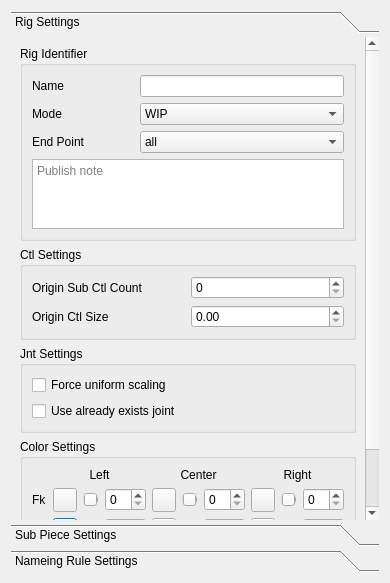
<?xml version="1.0" encoding="UTF-8"?>
<ui version="4.0">
 <class>Dialog</class>
 <widget class="QDialog" name="Dialog">
  <property name="geometry">
   <rect>
    <x>0</x>
    <y>0</y>
    <width>390</width>
    <height>583</height>
   </rect>
  </property>
  <property name="windowTitle">
   <string>Dialog</string>
  </property>
  <layout class="QVBoxLayout" name="verticalLayout_3">
   <item>
    <widget class="QToolBox" name="toolBox">
     <property name="styleSheet">
      <string notr="true">QToolBox::tab {
	border-radius: 1px;
	color: dark;
}

QToolBox::tab:selected {
    color: white;
}

QToolBox QScrollArea&gt;QWidget&gt;QWidget
{
	background: rgb(80, 80, 80);
}</string>
     </property>
     <property name="frameShadow">
      <enum>QFrame::Raised</enum>
     </property>
     <property name="currentIndex">
      <number>0</number>
     </property>
     <property name="tabSpacing">
      <number>4</number>
     </property>
     <widget class="QWidget" name="rig_page">
      <property name="geometry">
       <rect>
        <x>0</x>
        <y>0</y>
        <width>372</width>
        <height>493</height>
       </rect>
      </property>
      <attribute name="label">
       <string>Rig Settings</string>
      </attribute>
      <layout class="QVBoxLayout" name="verticalLayout">
       <item>
        <widget class="QGroupBox" name="groupBox">
         <property name="title">
          <string>Rig Identifier</string>
         </property>
         <layout class="QGridLayout" name="gridLayout_3">
          <item row="2" column="1" colspan="2">
           <widget class="QComboBox" name="end_point_comboBox">
            <item>
             <property name="text">
              <string>all</string>
             </property>
            </item>
            <item>
             <property name="text">
              <string>objects</string>
             </property>
            </item>
            <item>
             <property name="text">
              <string>attributes</string>
             </property>
            </item>
            <item>
             <property name="text">
              <string>operators</string>
             </property>
            </item>
            <item>
             <property name="text">
              <string>connections</string>
             </property>
            </item>
            <item>
             <property name="text">
              <string>cleanup</string>
             </property>
            </item>
           </widget>
          </item>
          <item row="1" column="0">
           <widget class="QLabel" name="label_2">
            <property name="text">
             <string>Mode</string>
            </property>
           </widget>
          </item>
          <item row="1" column="1" colspan="2">
           <widget class="QComboBox" name="mode_comboBox">
            <property name="currentIndex">
             <number>1</number>
            </property>
            <item>
             <property name="text">
              <string>DEBUG</string>
             </property>
            </item>
            <item>
             <property name="text">
              <string>WIP</string>
             </property>
            </item>
            <item>
             <property name="text">
              <string>PUB</string>
             </property>
            </item>
           </widget>
          </item>
          <item row="2" column="0">
           <widget class="QLabel" name="label_12">
            <property name="text">
             <string>End Point</string>
            </property>
           </widget>
          </item>
          <item row="0" column="1" colspan="2">
           <widget class="QLineEdit" name="rig_name_lineEdit"/>
          </item>
          <item row="0" column="0">
           <widget class="QLabel" name="label">
            <property name="text">
             <string>Name</string>
            </property>
           </widget>
          </item>
          <item row="3" column="0" colspan="3">
           <widget class="QTextEdit" name="notes_textEdit">
            <property name="placeholderText">
             <string>Publish note</string>
            </property>
           </widget>
          </item>
         </layout>
        </widget>
       </item>
       <item>
        <widget class="QGroupBox" name="groupBox_4">
         <property name="title">
          <string>Ctl Settings</string>
         </property>
         <layout class="QGridLayout" name="gridLayout_5">
          <item row="1" column="0">
           <widget class="QLabel" name="label_11">
            <property name="text">
             <string>Origin Ctl Size</string>
            </property>
           </widget>
          </item>
          <item row="1" column="1">
           <widget class="QDoubleSpinBox" name="origin_ctl_size_doubleSpinBox">
            <property name="minimum">
             <double>0.000000000000000</double>
            </property>
            <property name="maximum">
             <double>100.000000000000000</double>
            </property>
            <property name="singleStep">
             <double>0.200000000000000</double>
            </property>
           </widget>
          </item>
          <item row="0" column="0">
           <widget class="QLabel" name="label_10">
            <property name="text">
             <string>Origin Sub Ctl Count</string>
            </property>
           </widget>
          </item>
          <item row="0" column="1">
           <widget class="QSpinBox" name="origin_sub_ctl_count_spinBox"/>
          </item>
         </layout>
        </widget>
       </item>
       <item>
        <widget class="QGroupBox" name="groupBox_5">
         <property name="title">
          <string>Jnt Settings</string>
         </property>
         <layout class="QVBoxLayout" name="verticalLayout_2">
          <item>
           <widget class="QCheckBox" name="force_uniform_scale_checkBox">
            <property name="text">
             <string>Force uniform scaling</string>
            </property>
           </widget>
          </item>
          <item>
           <widget class="QCheckBox" name="connect_jnt_checkBox">
            <property name="text">
             <string>Use already exists joint</string>
            </property>
           </widget>
          </item>
         </layout>
        </widget>
       </item>
       <item>
        <widget class="QGroupBox" name="groupBox_3">
         <property name="title">
          <string>Color Settings</string>
         </property>
         <layout class="QGridLayout" name="gridLayout_2">
          <item row="2" column="1">
           <widget class="QPushButton" name="left_color_ik_pushButton">
            <property name="sizePolicy">
             <sizepolicy hsizetype="Fixed" vsizetype="Fixed">
              <horstretch>0</horstretch>
              <verstretch>0</verstretch>
             </sizepolicy>
            </property>
            <property name="minimumSize">
             <size>
              <width>24</width>
              <height>24</height>
             </size>
            </property>
            <property name="maximumSize">
             <size>
              <width>24</width>
              <height>24</height>
             </size>
            </property>
            <property name="text">
             <string/>
            </property>
           </widget>
          </item>
          <item row="0" column="7" colspan="3">
           <widget class="QLabel" name="label_7">
            <property name="text">
             <string>Right</string>
            </property>
            <property name="alignment">
             <set>Qt::AlignCenter</set>
            </property>
           </widget>
          </item>
          <item row="1" column="8">
           <widget class="QSlider" name="right_color_fk_horizontalSlider">
            <property name="maximum">
             <number>100</number>
            </property>
            <property name="orientation">
             <enum>Qt::Horizontal</enum>
            </property>
           </widget>
          </item>
          <item row="2" column="0">
           <widget class="QLabel" name="label_9">
            <property name="text">
             <string>Ik</string>
            </property>
           </widget>
          </item>
          <item row="2" column="2">
           <widget class="QSlider" name="left_color_ik_horizontalSlider">
            <property name="maximum">
             <number>100</number>
            </property>
            <property name="orientation">
             <enum>Qt::Horizontal</enum>
            </property>
           </widget>
          </item>
          <item row="2" column="7">
           <widget class="QPushButton" name="right_color_ik_pushButton">
            <property name="sizePolicy">
             <sizepolicy hsizetype="Fixed" vsizetype="Fixed">
              <horstretch>0</horstretch>
              <verstretch>0</verstretch>
             </sizepolicy>
            </property>
            <property name="minimumSize">
             <size>
              <width>24</width>
              <height>24</height>
             </size>
            </property>
            <property name="maximumSize">
             <size>
              <width>24</width>
              <height>24</height>
             </size>
            </property>
            <property name="text">
             <string/>
            </property>
           </widget>
          </item>
          <item row="1" column="1">
           <widget class="QPushButton" name="left_color_fk_pushButton">
            <property name="sizePolicy">
             <sizepolicy hsizetype="Fixed" vsizetype="Fixed">
              <horstretch>0</horstretch>
              <verstretch>0</verstretch>
             </sizepolicy>
            </property>
            <property name="minimumSize">
             <size>
              <width>24</width>
              <height>24</height>
             </size>
            </property>
            <property name="maximumSize">
             <size>
              <width>24</width>
              <height>24</height>
             </size>
            </property>
            <property name="text">
             <string/>
            </property>
           </widget>
          </item>
          <item row="2" column="3">
           <widget class="QSpinBox" name="left_color_ik_spinBox">
            <property name="sizePolicy">
             <sizepolicy hsizetype="Expanding" vsizetype="Fixed">
              <horstretch>0</horstretch>
              <verstretch>0</verstretch>
             </sizepolicy>
            </property>
            <property name="maximum">
             <number>31</number>
            </property>
           </widget>
          </item>
          <item row="1" column="2">
           <widget class="QSlider" name="left_color_fk_horizontalSlider">
            <property name="maximum">
             <number>100</number>
            </property>
            <property name="orientation">
             <enum>Qt::Horizontal</enum>
            </property>
           </widget>
          </item>
          <item row="1" column="3">
           <widget class="QSpinBox" name="left_color_fk_spinBox">
            <property name="sizePolicy">
             <sizepolicy hsizetype="Expanding" vsizetype="Fixed">
              <horstretch>0</horstretch>
              <verstretch>0</verstretch>
             </sizepolicy>
            </property>
            <property name="maximum">
             <number>31</number>
            </property>
           </widget>
          </item>
          <item row="1" column="5">
           <widget class="QSlider" name="center_color_fk_horizontalSlider">
            <property name="maximum">
             <number>100</number>
            </property>
            <property name="orientation">
             <enum>Qt::Horizontal</enum>
            </property>
           </widget>
          </item>
          <item row="2" column="5">
           <widget class="QSlider" name="center_color_ik_horizontalSlider">
            <property name="maximum">
             <number>100</number>
            </property>
            <property name="orientation">
             <enum>Qt::Horizontal</enum>
            </property>
           </widget>
          </item>
          <item row="1" column="6">
           <widget class="QSpinBox" name="center_color_fk_spinBox">
            <property name="sizePolicy">
             <sizepolicy hsizetype="Expanding" vsizetype="Fixed">
              <horstretch>0</horstretch>
              <verstretch>0</verstretch>
             </sizepolicy>
            </property>
            <property name="maximum">
             <number>31</number>
            </property>
           </widget>
          </item>
          <item row="1" column="0">
           <widget class="QLabel" name="label_8">
            <property name="text">
             <string>Fk</string>
            </property>
           </widget>
          </item>
          <item row="2" column="8">
           <widget class="QSlider" name="right_color_ik_horizontalSlider">
            <property name="maximum">
             <number>100</number>
            </property>
            <property name="orientation">
             <enum>Qt::Horizontal</enum>
            </property>
           </widget>
          </item>
          <item row="0" column="1" colspan="3">
           <widget class="QLabel" name="label_5">
            <property name="text">
             <string>Left</string>
            </property>
            <property name="alignment">
             <set>Qt::AlignCenter</set>
            </property>
           </widget>
          </item>
          <item row="1" column="4">
           <widget class="QPushButton" name="center_color_fk_pushButton">
            <property name="sizePolicy">
             <sizepolicy hsizetype="Fixed" vsizetype="Fixed">
              <horstretch>0</horstretch>
              <verstretch>0</verstretch>
             </sizepolicy>
            </property>
            <property name="minimumSize">
             <size>
              <width>24</width>
              <height>24</height>
             </size>
            </property>
            <property name="maximumSize">
             <size>
              <width>24</width>
              <height>24</height>
             </size>
            </property>
            <property name="text">
             <string/>
            </property>
           </widget>
          </item>
          <item row="2" column="4">
           <widget class="QPushButton" name="center_color_ik_pushButton">
            <property name="sizePolicy">
             <sizepolicy hsizetype="Fixed" vsizetype="Fixed">
              <horstretch>0</horstretch>
              <verstretch>0</verstretch>
             </sizepolicy>
            </property>
            <property name="minimumSize">
             <size>
              <width>24</width>
              <height>24</height>
             </size>
            </property>
            <property name="maximumSize">
             <size>
              <width>24</width>
              <height>24</height>
             </size>
            </property>
            <property name="text">
             <string/>
            </property>
           </widget>
          </item>
          <item row="1" column="7">
           <widget class="QPushButton" name="right_color_fk_pushButton">
            <property name="sizePolicy">
             <sizepolicy hsizetype="Fixed" vsizetype="Fixed">
              <horstretch>0</horstretch>
              <verstretch>0</verstretch>
             </sizepolicy>
            </property>
            <property name="minimumSize">
             <size>
              <width>24</width>
              <height>24</height>
             </size>
            </property>
            <property name="maximumSize">
             <size>
              <width>24</width>
              <height>24</height>
             </size>
            </property>
            <property name="text">
             <string/>
            </property>
           </widget>
          </item>
          <item row="2" column="9">
           <widget class="QSpinBox" name="right_color_ik_spinBox">
            <property name="sizePolicy">
             <sizepolicy hsizetype="Expanding" vsizetype="Fixed">
              <horstretch>0</horstretch>
              <verstretch>0</verstretch>
             </sizepolicy>
            </property>
            <property name="maximum">
             <number>31</number>
            </property>
           </widget>
          </item>
          <item row="1" column="9">
           <widget class="QSpinBox" name="right_color_fk_spinBox">
            <property name="sizePolicy">
             <sizepolicy hsizetype="Expanding" vsizetype="Fixed">
              <horstretch>0</horstretch>
              <verstretch>0</verstretch>
             </sizepolicy>
            </property>
            <property name="maximum">
             <number>31</number>
            </property>
           </widget>
          </item>
          <item row="0" column="4" colspan="3">
           <widget class="QLabel" name="label_6">
            <property name="text">
             <string>Center</string>
            </property>
            <property name="alignment">
             <set>Qt::AlignCenter</set>
            </property>
           </widget>
          </item>
          <item row="2" column="6">
           <widget class="QSpinBox" name="center_color_ik_spinBox">
            <property name="sizePolicy">
             <sizepolicy hsizetype="Expanding" vsizetype="Fixed">
              <horstretch>0</horstretch>
              <verstretch>0</verstretch>
             </sizepolicy>
            </property>
            <property name="maximum">
             <number>31</number>
            </property>
           </widget>
          </item>
          <item row="3" column="0" colspan="5">
           <widget class="QCheckBox" name="use_RGB_colors_checkBox">
            <property name="text">
             <string>Use RGB Colors</string>
            </property>
           </widget>
          </item>
         </layout>
        </widget>
       </item>
       <item>
        <spacer name="verticalSpacer">
         <property name="orientation">
          <enum>Qt::Vertical</enum>
         </property>
         <property name="sizeHint" stdset="0">
          <size>
           <width>20</width>
           <height>40</height>
          </size>
         </property>
        </spacer>
       </item>
      </layout>
     </widget>
     <widget class="QWidget" name="sub_piece_page">
      <property name="geometry">
       <rect>
        <x>0</x>
        <y>0</y>
        <width>172</width>
        <height>211</height>
       </rect>
      </property>
      <attribute name="label">
       <string>Sub Piece Settings</string>
      </attribute>
      <layout class="QGridLayout" name="gridLayout_4">
       <item row="7" column="1">
        <spacer name="verticalSpacer_2">
         <property name="orientation">
          <enum>Qt::Vertical</enum>
         </property>
         <property name="sizeHint" stdset="0">
          <size>
           <width>20</width>
           <height>46</height>
          </size>
         </property>
        </spacer>
       </item>
       <item row="3" column="1">
        <widget class="QPushButton" name="sub_pieces_new_pushButton">
         <property name="text">
          <string>New</string>
         </property>
        </widget>
       </item>
       <item row="2" column="0" rowspan="6">
        <widget class="QListWidget" name="sub_pieces_listWidget">
         <item>
          <property name="text">
           <string>objects</string>
          </property>
         </item>
         <item>
          <property name="text">
           <string>attributes</string>
          </property>
         </item>
         <item>
          <property name="text">
           <string>operators</string>
          </property>
         </item>
         <item>
          <property name="text">
           <string>connections</string>
          </property>
         </item>
         <item>
          <property name="text">
           <string>cleanup</string>
          </property>
         </item>
        </widget>
       </item>
       <item row="6" column="1">
        <widget class="QPushButton" name="sub_pieces_run_sel_pushButton">
         <property name="text">
          <string>Run. Sel</string>
         </property>
        </widget>
       </item>
       <item row="2" column="1">
        <widget class="QPushButton" name="sub_pieces_add_pushButton">
         <property name="text">
          <string>Add</string>
         </property>
        </widget>
       </item>
       <item row="0" column="0" colspan="2">
        <widget class="QCheckBox" name="run_sub_pieces_checkBox">
         <property name="text">
          <string>Run sub pieces</string>
         </property>
        </widget>
       </item>
       <item row="4" column="1">
        <widget class="QPushButton" name="sub_pieces_edit_pushButton">
         <property name="text">
          <string>Edit</string>
         </property>
        </widget>
       </item>
       <item row="5" column="1">
        <widget class="QPushButton" name="sub_pieces_remove_pushButton">
         <property name="text">
          <string>Remove</string>
         </property>
        </widget>
       </item>
       <item row="1" column="0" colspan="2">
        <widget class="QLineEdit" name="search_lineEdit"/>
       </item>
      </layout>
     </widget>
     <widget class="QWidget" name="name_rule_page">
      <property name="geometry">
       <rect>
        <x>0</x>
        <y>0</y>
        <width>313</width>
        <height>452</height>
       </rect>
      </property>
      <attribute name="label">
       <string>Nameing Rule Settings</string>
      </attribute>
      <layout class="QGridLayout" name="gridLayout_8">
       <item row="0" column="0" colspan="3">
        <widget class="QGroupBox" name="groupBox_6">
         <property name="title">
          <string>Controls Naming Rule</string>
         </property>
         <layout class="QVBoxLayout" name="verticalLayout_5">
          <item>
           <layout class="QHBoxLayout" name="horizontalLayout">
            <item>
             <widget class="QLineEdit" name="ctl_name_rule_lineEdit"/>
            </item>
            <item>
             <widget class="QPushButton" name="ctl_name_rule_reset_pushButton">
              <property name="sizePolicy">
               <sizepolicy hsizetype="Fixed" vsizetype="Fixed">
                <horstretch>0</horstretch>
                <verstretch>0</verstretch>
               </sizepolicy>
              </property>
              <property name="text">
               <string>Reset</string>
              </property>
             </widget>
            </item>
           </layout>
          </item>
          <item>
           <layout class="QHBoxLayout" name="horizontalLayout_2">
            <item>
             <widget class="QLabel" name="label_13">
              <property name="sizePolicy">
               <sizepolicy hsizetype="Fixed" vsizetype="Preferred">
                <horstretch>0</horstretch>
                <verstretch>0</verstretch>
               </sizepolicy>
              </property>
              <property name="text">
               <string>{description} Letter Case</string>
              </property>
             </widget>
            </item>
            <item>
             <widget class="QComboBox" name="ctl_description_letter_case_comboBox">
              <property name="sizePolicy">
               <sizepolicy hsizetype="Expanding" vsizetype="Fixed">
                <horstretch>0</horstretch>
                <verstretch>0</verstretch>
               </sizepolicy>
              </property>
              <item>
               <property name="text">
                <string>default</string>
               </property>
              </item>
              <item>
               <property name="text">
                <string>lower</string>
               </property>
              </item>
              <item>
               <property name="text">
                <string>upper</string>
               </property>
              </item>
              <item>
               <property name="text">
                <string>capitalize</string>
               </property>
              </item>
             </widget>
            </item>
           </layout>
          </item>
         </layout>
        </widget>
       </item>
       <item row="1" column="0" colspan="3">
        <widget class="QGroupBox" name="groupBox_7">
         <property name="title">
          <string>Joints Naming Rule</string>
         </property>
         <layout class="QVBoxLayout" name="verticalLayout_4">
          <item>
           <layout class="QHBoxLayout" name="horizontalLayout_3">
            <item>
             <widget class="QLineEdit" name="jnt_name_rule_lineEdit"/>
            </item>
            <item>
             <widget class="QPushButton" name="jnt_name_rule_reset_pushButton">
              <property name="sizePolicy">
               <sizepolicy hsizetype="Fixed" vsizetype="Fixed">
                <horstretch>0</horstretch>
                <verstretch>0</verstretch>
               </sizepolicy>
              </property>
              <property name="text">
               <string>Reset</string>
              </property>
             </widget>
            </item>
           </layout>
          </item>
          <item>
           <layout class="QHBoxLayout" name="horizontalLayout_4">
            <item>
             <widget class="QLabel" name="label_14">
              <property name="sizePolicy">
               <sizepolicy hsizetype="Fixed" vsizetype="Preferred">
                <horstretch>0</horstretch>
                <verstretch>0</verstretch>
               </sizepolicy>
              </property>
              <property name="text">
               <string>{description} Letter Case</string>
              </property>
             </widget>
            </item>
            <item>
             <widget class="QComboBox" name="jnt_description_letter_case_comboBox">
              <property name="sizePolicy">
               <sizepolicy hsizetype="Expanding" vsizetype="Fixed">
                <horstretch>0</horstretch>
                <verstretch>0</verstretch>
               </sizepolicy>
              </property>
              <item>
               <property name="text">
                <string>default</string>
               </property>
              </item>
              <item>
               <property name="text">
                <string>lower</string>
               </property>
              </item>
              <item>
               <property name="text">
                <string>upper</string>
               </property>
              </item>
              <item>
               <property name="text">
                <string>capitalize</string>
               </property>
              </item>
             </widget>
            </item>
           </layout>
          </item>
         </layout>
        </widget>
       </item>
       <item row="2" column="0" colspan="2">
        <widget class="QGroupBox" name="groupBox_8">
         <property name="title">
          <string>Controls Side Nameing</string>
         </property>
         <layout class="QGridLayout" name="gridLayout_7">
          <item row="0" column="0">
           <widget class="QLabel" name="label_15">
            <property name="text">
             <string>Left</string>
            </property>
           </widget>
          </item>
          <item row="0" column="1">
           <widget class="QLineEdit" name="l_ctl_side_name_lineEdit">
            <property name="alignment">
             <set>Qt::AlignCenter</set>
            </property>
           </widget>
          </item>
          <item row="1" column="0">
           <widget class="QLabel" name="label_16">
            <property name="text">
             <string>Right</string>
            </property>
           </widget>
          </item>
          <item row="1" column="1">
           <widget class="QLineEdit" name="r_ctl_side_name_lineEdit">
            <property name="alignment">
             <set>Qt::AlignCenter</set>
            </property>
           </widget>
          </item>
          <item row="2" column="0">
           <widget class="QLabel" name="label_17">
            <property name="text">
             <string>Center</string>
            </property>
           </widget>
          </item>
          <item row="2" column="1">
           <widget class="QLineEdit" name="c_ctl_side_name_lineEdit">
            <property name="alignment">
             <set>Qt::AlignCenter</set>
            </property>
           </widget>
          </item>
          <item row="3" column="1">
           <widget class="QPushButton" name="ctl_side_name_reset_pushButton">
            <property name="text">
             <string>Reset</string>
            </property>
           </widget>
          </item>
         </layout>
        </widget>
       </item>
       <item row="2" column="2">
        <widget class="QGroupBox" name="groupBox_9">
         <property name="title">
          <string>Joints Side Nameing</string>
         </property>
         <layout class="QGridLayout" name="gridLayout_9">
          <item row="0" column="0">
           <widget class="QLabel" name="label_18">
            <property name="text">
             <string>Left</string>
            </property>
           </widget>
          </item>
          <item row="0" column="1">
           <widget class="QLineEdit" name="l_jnt_side_name_lineEdit">
            <property name="alignment">
             <set>Qt::AlignCenter</set>
            </property>
           </widget>
          </item>
          <item row="1" column="0">
           <widget class="QLabel" name="label_19">
            <property name="text">
             <string>Right</string>
            </property>
           </widget>
          </item>
          <item row="1" column="1">
           <widget class="QLineEdit" name="r_jnt_side_name_lineEdit">
            <property name="alignment">
             <set>Qt::AlignCenter</set>
            </property>
           </widget>
          </item>
          <item row="2" column="0">
           <widget class="QLabel" name="label_20">
            <property name="text">
             <string>Center</string>
            </property>
           </widget>
          </item>
          <item row="2" column="1">
           <widget class="QLineEdit" name="c_jnt_side_name_lineEdit">
            <property name="alignment">
             <set>Qt::AlignCenter</set>
            </property>
           </widget>
          </item>
          <item row="3" column="1">
           <widget class="QPushButton" name="jnt_side_name_reset_pushButton">
            <property name="text">
             <string>Reset</string>
            </property>
           </widget>
          </item>
         </layout>
        </widget>
       </item>
       <item row="3" column="0">
        <widget class="QGroupBox" name="groupBox_10">
         <property name="title">
          <string>Index Padding</string>
         </property>
         <layout class="QFormLayout" name="formLayout_2">
          <item row="0" column="0">
           <widget class="QLabel" name="label_21">
            <property name="text">
             <string>Controls</string>
            </property>
           </widget>
          </item>
          <item row="0" column="1">
           <widget class="QSpinBox" name="ctl_index_padding_spinBox"/>
          </item>
          <item row="1" column="0">
           <widget class="QLabel" name="label_22">
            <property name="text">
             <string>Joints</string>
            </property>
           </widget>
          </item>
          <item row="1" column="1">
           <widget class="QSpinBox" name="jnt_index_padding_spinBox"/>
          </item>
          <item row="2" column="0" colspan="2">
           <widget class="QPushButton" name="index_padding_reset_pushButton">
            <property name="text">
             <string>Reset</string>
            </property>
           </widget>
          </item>
         </layout>
        </widget>
       </item>
       <item row="3" column="1" colspan="2">
        <widget class="QGroupBox" name="groupBox_11">
         <property name="title">
          <string>Extensions Naming</string>
         </property>
         <layout class="QGridLayout" name="gridLayout_6">
          <item row="0" column="0">
           <widget class="QLabel" name="label_23">
            <property name="text">
             <string>Controls</string>
            </property>
           </widget>
          </item>
          <item row="0" column="1">
           <widget class="QLineEdit" name="ctl_extensions_name_lineEdit">
            <property name="alignment">
             <set>Qt::AlignCenter</set>
            </property>
           </widget>
          </item>
          <item row="1" column="0">
           <widget class="QLabel" name="label_24">
            <property name="text">
             <string>Joints</string>
            </property>
           </widget>
          </item>
          <item row="1" column="1">
           <widget class="QLineEdit" name="jnt_extensions_name_lineEdit">
            <property name="alignment">
             <set>Qt::AlignCenter</set>
            </property>
           </widget>
          </item>
          <item row="2" column="1">
           <widget class="QPushButton" name="extensions_name_reset_pushButton">
            <property name="text">
             <string>Reset</string>
            </property>
           </widget>
          </item>
         </layout>
        </widget>
       </item>
       <item row="4" column="1">
        <spacer name="verticalSpacer_4">
         <property name="orientation">
          <enum>Qt::Vertical</enum>
         </property>
         <property name="sizeHint" stdset="0">
          <size>
           <width>20</width>
           <height>52</height>
          </size>
         </property>
        </spacer>
       </item>
      </layout>
     </widget>
    </widget>
   </item>
  </layout>
 </widget>
 <resources/>
 <connections/>
</ui>
